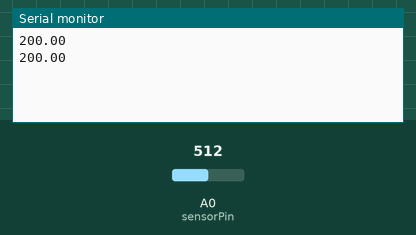
Simulated run of this sketch. Board: Arduino Uno, built with avr-gcc and run on an emulated ATmega328P. On the bench: the last lines printed to the serial monitor. The inputs (shaded band) are chosen by the test bench; at power-on: A0 (sensorPin) = 512.

Above: at 1.2 s.
1.3 s: A0 (sensorPin) set to 716
At 2.6 s:
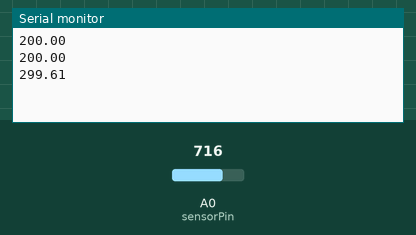
2.8 s: A0 (sensorPin) set to 900
At 3.5 s:
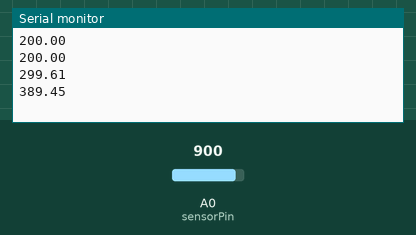
Timing chart, 0 to 5.8 s (numbered marks = the images above; inputs shaded):
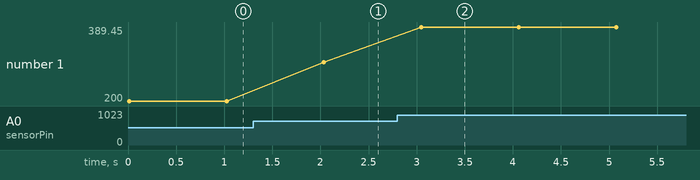

The sketch:

sketch.ino
```cpp
const int sensorPin = A0;

float getTemperature() {
  int sensorVal = analogRead(sensorPin);
  float voltage = (sensorVal / 1024.0) * 5.0;

  float temp = (voltage - .5) * 100;
  return temp;
}

void setup() {
  Serial.begin(9600);
}

void loop() {
  int max_num = 10;
  float sum = 0;
  for(int i = 0; i < max_num; ++i) {
    sum += getTemperature();
    delay(1);
  }
  float avg_temp = sum / max_num;

  Serial.println(avg_temp);
  delay(1000);
}
```

Measured:
- after the input at 1.3 s, the serial monitor: prints a new line after 0.74 s (image 1)
- after the input at 2.8 s, the serial monitor: prints a new line after 0.25 s (image 2)
- plotted number 1: 200 → 299.61 after the input at 1.3 s, 299.61 → 389.45 after the input at 2.8 s
